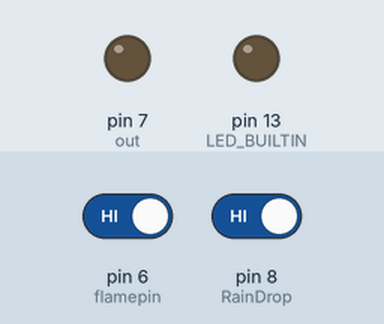
Simulated run of this sketch. Board: Arduino Uno, built with avr-gcc and run on an emulated ATmega328P. On the bench: output pins drawn as LEDs (lit = HIGH). The test bench sets the inputs (shaded band); at power-on: pin 6 (flamepin) HIGH, pin 8 (RainDrop) HIGH.

Above: at 1.2 s.
1.3 s: pin 6 (flamepin) driven LOW
At 2.0 s:
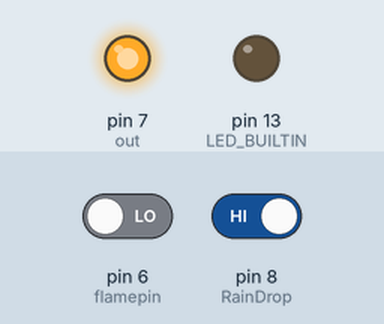
2.9 s: pin 8 (RainDrop) driven LOW
At 4.2 s:
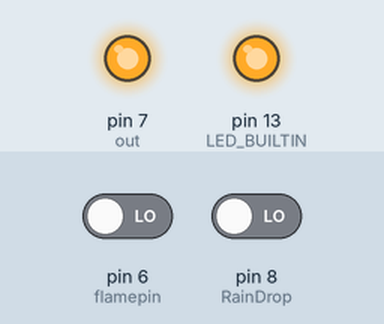
4.5 s: pin 6 (flamepin) driven HIGH
At 5.6 s:
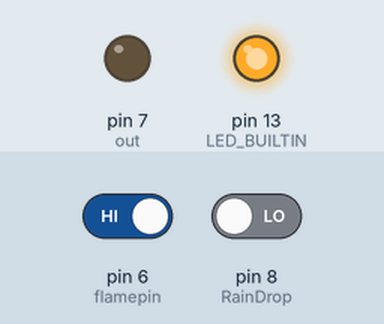
6.0 s: pin 8 (RainDrop) driven HIGH
At 6.7 s:
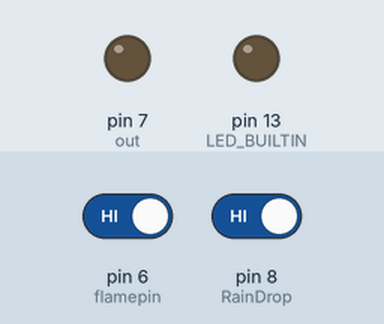
Timing chart, 0 to 8.5 s (numbered marks = the images above; inputs shaded):
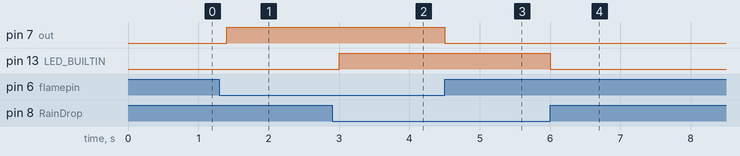

The sketch:

flame.ino
```cpp
#define flamepin 6
#define out 7
#define RainDrop 8
int Flame=HIGH;
int i;
void setup() {
  pinMode(flamepin,INPUT);
  pinMode(out,OUTPUT);
  pinMode(RainDrop,INPUT);
  pinMode(LED_BUILTIN,OUTPUT);
  Serial.begin(9600);
}
void loop() {
  // put your main code here, to run repeatedly:
  Flame=digitalRead(flamepin);
  int Rain=digitalRead(RainDrop);
  if(Flame==LOW)
  {digitalWrite(out,HIGH);}
  else
  {digitalWrite(out,LOW);}
  blink(Rain);
 }

 int blink(int n)
 {
  if(n==1)
  {digitalWrite(LED_BUILTIN,LOW);
   delay(200);}
   else{
   digitalWrite(LED_BUILTIN,HIGH);}
 }
```

Measured:
- after the input at 1.3 s, pin 7 (out): LOW → HIGH after 0.10 s
- after the input at 2.9 s, pin 13 (LED_BUILTIN): LOW → HIGH after 0.10 s
- after the input at 4.5 s, pin 7 (out): HIGH → LOW at once
- after the input at 6.0 s, pin 13 (LED_BUILTIN): HIGH → LOW at once
